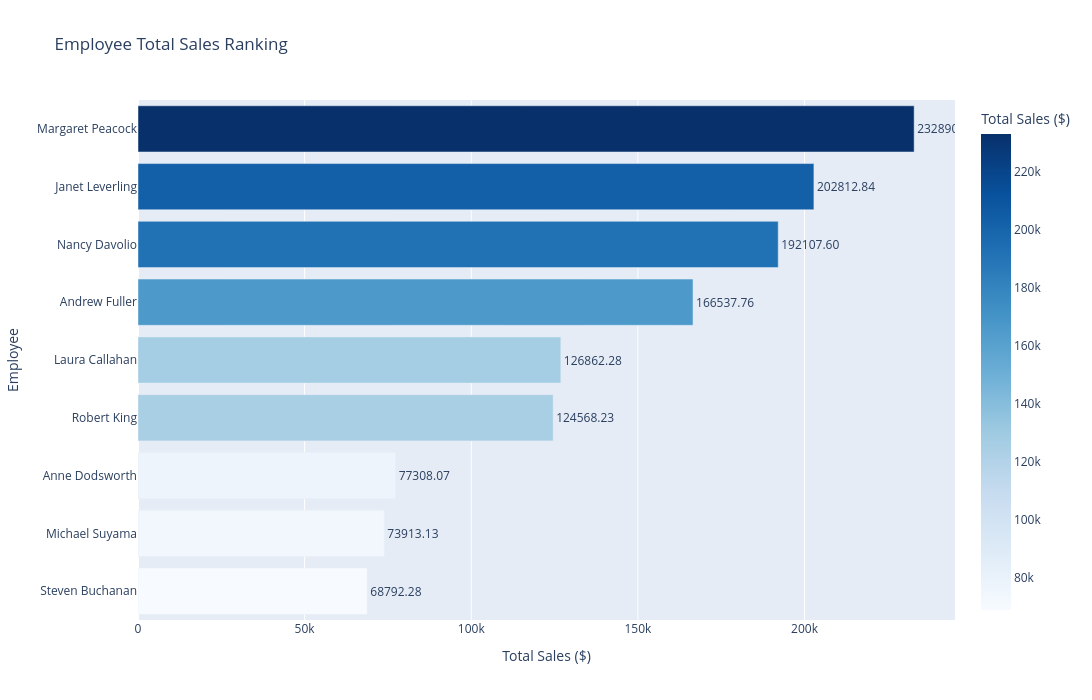

This figure's notebook cell:
### Code cell
# Create the horizontal bar chart
fig = px.bar(
    employee_sales_df, 
    x='total_sales', 
    y='employee_name', 
    text='total_sales',  # Show total sales values on bars
    title='Employee Total Sales Ranking',
    labels={'total_sales': 'Total Sales ($)', 'employee_name': 'Employee'},
    orientation='h',  # Horizontal bar
    color='total_sales',  # Color based on sales value
    color_continuous_scale='blues'  # Color gradient
)

# Improve layout
fig.update_traces(texttemplate='%{text:.2f}', textposition='outside')
fig.update_layout(yaxis={'categoryorder': 'total ascending'}, # Sort bars
                 width=1100, # Increase width
                 height=700) # Increase height 

# Show the figure
fig.show()

### Figure 1 — Plotly figure (JSON) as saved in the notebook; plotly's stock layout.template omitted (floating-point values rounded to 4 significant figures)
{"data": [{"alignmentgroup": "True", "hovertemplate": "Total Sales ($)=%{marker.color}<br>Employee=%{y}<extra></extra>", "legendgroup": "", "marker": {"color": [232900.0, 202800.0, 192100.0, 166500.0, 126900.0, 124600.0, 77310.0, 73910.0, 68790.0], "coloraxis": "coloraxis", "pattern": {"shape": ""}}, "name": "", "offsetgroup": "", "orientation": "h", "showlegend": false, "text": [232900.0, 202800.0, 192100.0, 166500.0, 126900.0, 124600.0, 77310.0, 73910.0, 68790.0], "textposition": "outside", "texttemplate": "%{text:.2f}", "type": "bar", "x": [232900.0, 202800.0, 192100.0, 166500.0, 126900.0, 124600.0, 77310.0, 73910.0, 68790.0], "xaxis": "x", "y": ["Margaret Peacock", "Janet Leverling", "Nancy Davolio", "Andrew Fuller", "Laura Callahan", "Robert King", "Anne Dodsworth", "Michael Suyama", "Steven Buchanan"], "yaxis": "y"}], "layout": {"barmode": "relative", "coloraxis": {"colorbar": {"title": {"text": "Total Sales ($)"}}, "colorscale": [[0, "rgb(247,251,255)"], [0.125, "rgb(222,235,247)"], [0.25, "rgb(198,219,239)"], [0.375, "rgb(158,202,225)"], [0.5, "rgb(107,174,214)"], [0.625, "rgb(66,146,198)"], [0.75, "rgb(33,113,181)"], [0.875, "rgb(8,81,156)"], [1, "rgb(8,48,107)"]]}, "height": 700, "legend": {"tracegroupgap": 0}, "title": {"text": "Employee Total Sales Ranking"}, "width": 1100, "xaxis": {"anchor": "y", "autorange": true, "domain": [0, 1], "range": [0, 245100.0], "title": {"text": "Total Sales ($)"}, "type": "linear"}, "yaxis": {"anchor": "x", "autorange": true, "categoryorder": "total ascending", "domain": [0, 1], "range": [-0.5, 8.5], "title": {"text": "Employee"}, "type": "category"}}}
